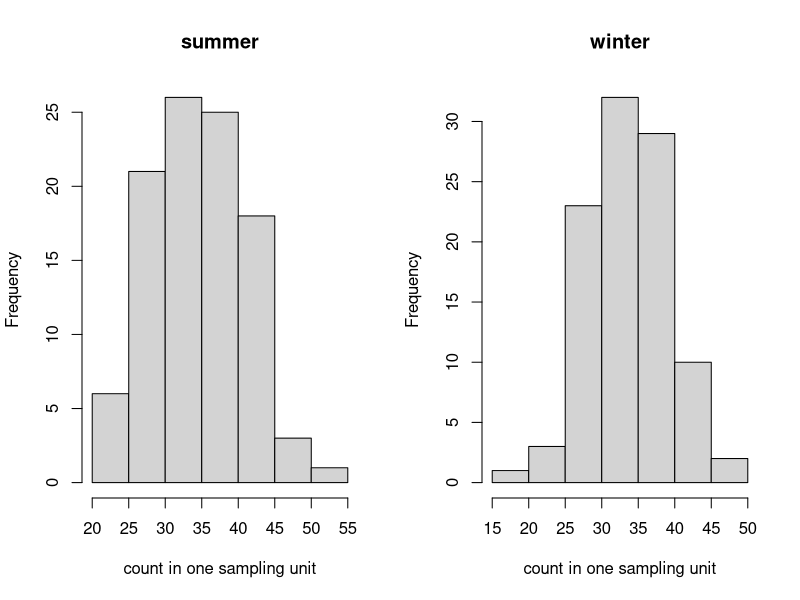
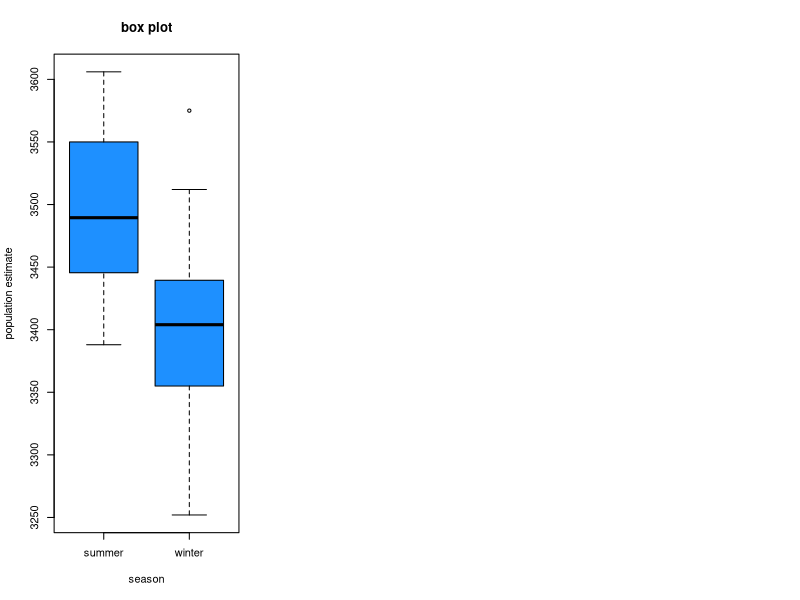

These charts were generated, in order, by the following R code: (Note: this script raises an error after producing the figures.)
rm(list=ls())
library(vioplot)
library(sm)
library(beeswarm)
library(boot)
# to install vioplot, check "install dependencies". When asked do you
# want to use sources that require compilation answer "n".

# Create data
summer.perunit <-rpois(100,35)
winter.perunit <-rpois(100,35)
data <-data.frame(summer.perunit, winter.perunit)

# graph variability in counts as a histogram
par(mfrow=c(1,2))
hist(data$summer.perunit, main = "summer", xlab = "count in one sampling unit")
hist(data$winter.perunit, main = "winter", xlab = "count in one sampling unit")

# calculate the bootstrapped estimates of the population size
# function to obtain R-Squared from the data
abundance.est <- function(K,data,indices) {
  d <- data[indices]
  abundance <- K*mean(d)
  return(abundance)
}

# bootstrapping with 100 replications
results.winter <- boot(data=winter.perunit, statistic=abundance.est,
                       R=100, K=100)
# bootstrapping with 100 replications
results.summer <- boot(data=summer.perunit, statistic=abundance.est,
                       R=100, K=100)

# view results of the 100 replicated population abundance calculations
# for winter
results.winter$t

season = c(rep('summer',100), rep('winter',100))
popn.est=c(results.summer$t,results.winter$t)
data2 = data.frame(season = season, popn.est = popn.est)


par(mfrow= c(1,3))
boxplot(popn.est~season, ylab = "population estimate", col = "dodgerblue", main = "box plot", xlab = "season")
vioplot(results.summer$t, results.winter$t, names=c("summer", "winter"), col="gold", main = "violin plot", xlab = "season")
beeswarm(popn.est~season, pch=16, main = "beeswarm plot")




# get 95% confidence interval
boot.ci(results.winter, type="bca")
boot.ci(results.summer, type="bca")
